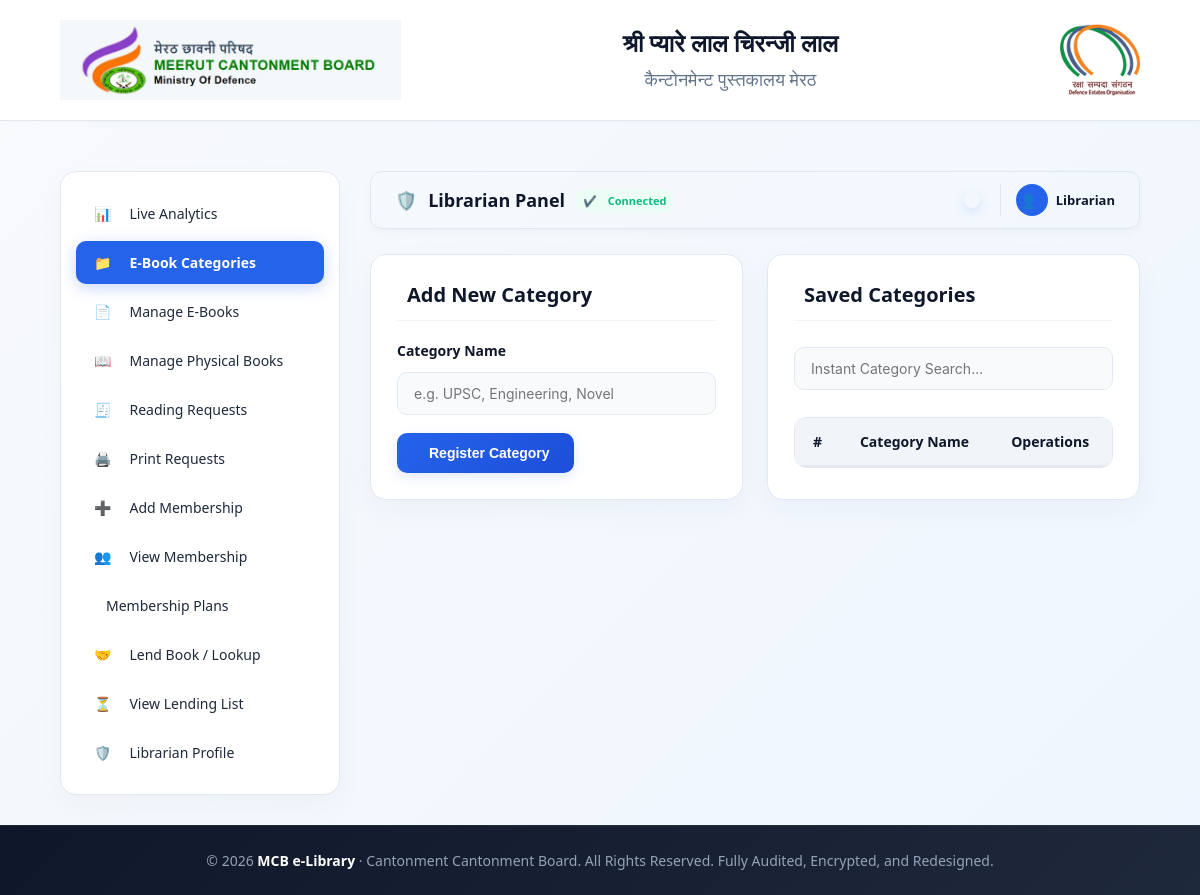
The app's page /index.php?action=admin&tab=categories (signed in), older data.
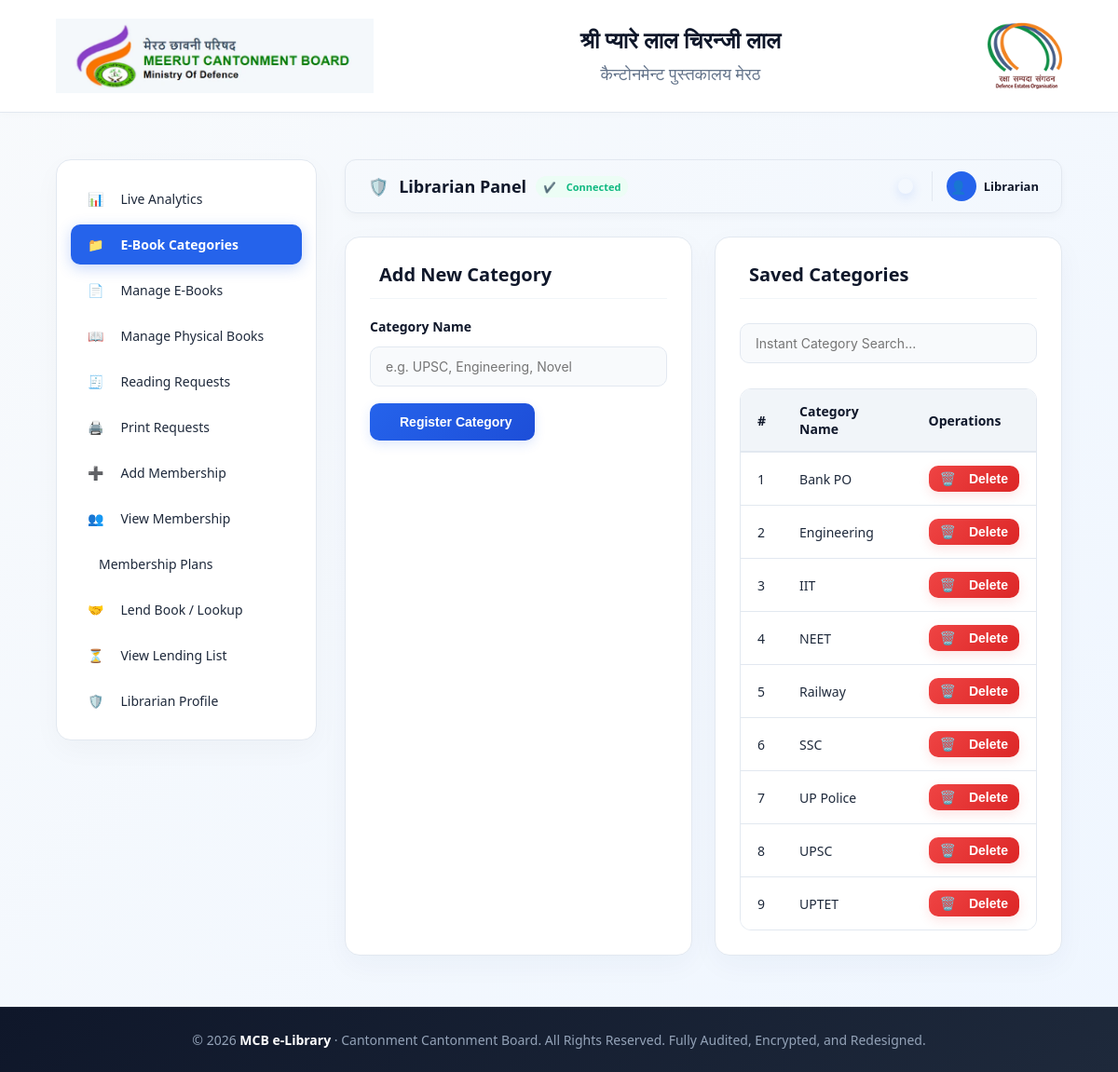
The same page, newer data.
### tables this page shows
CREATE TABLE `categories` (
  `id` int(11) NOT NULL,
  `name` varchar(100) NOT NULL,
  `created_at` timestamp NULL DEFAULT CURRENT_TIMESTAMP
);

### config.php (called while the page is built, shortened)
<?php
function e($v){ return htmlspecialchars((string)$v, ENT_QUOTES, 'UTF-8'); }
?>

### app/views/admin/categories.php (the view, shortened to what this page needs)
<div class="grid">
    <div class="card">
        <h3><i class="fa-solid fa-circle-plus"></i> Add New Category</h3>
        <form method="post" action="?action=add_category">
            <label for="cat_input">Category Name</label>
            <input id="cat_input" name="name" placeholder="e.g. UPSC, Engineering, Novel" required>
            <button><i class="fa-solid fa-floppy-disk"></i> Register Category</button>
        </form>
    </div>
    <div class="card">
        <h3><i class="fa-solid fa-list-ul"></i> Saved Categories</h3>
        <input type="text" id="catFilterInput" placeholder="Instant Category Search..." style="margin-bottom:12px;">
        <div class="table-responsive">
            <table id="categoriesTable">
                <thead>
                    <tr>
                        <th>#</th>
                        <th>Category Name</th>
                        <th>Operations</th>
                    </tr>
                </thead>
                <tbody>
                    <?php
                    $x = $db->query("SELECT * FROM categories ORDER BY name");
                    $sr = 1;
                    while($r = $x->fetch_assoc()) {
                        echo "
                        <tr>
                            <td>{$sr}</td>
                            <td class='cat-name-cell'>" . e($r['name']) . "</td>
                            <td>
                                <form method='post' action='?action=delete_category' style='display:inline; margin:0;'>
                                    " . csrf_input() . "
                                    <input type='hidden' name='id' value='{$r['id']}'>
                                    <button class='danger btn btn-danger' type='submit' style='padding:6px 12px;'><i class='fa-solid fa-trash-can'></i> Delete</button>
                                </form>
                            </td>
                        </tr>";
                        $sr++;
                    }
                    ?>
                </tbody>
            </table>
        </div>
    </div>
</div>

Row changes from the older to the newer data that the page shows:
added categories: name "Bank PO"
added categories: name "Engineering"
added categories: name "IIT"
added categories: name "NEET"
added categories: name "Railway"
added categories: name "SSC"
added categories: name "UP Police"
added categories: name "UPSC"
added categories: name "UPTET"
